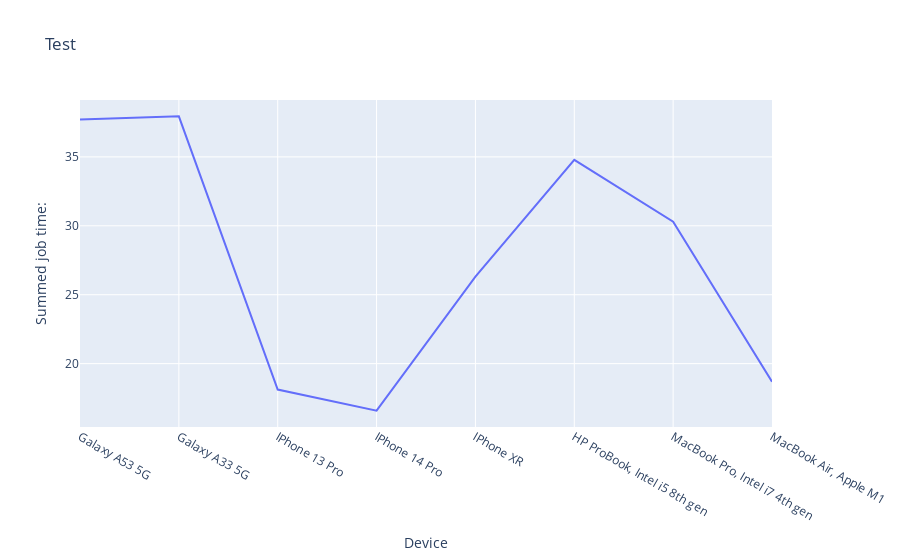

The notebook cell saved with this chart:
### Code cell
fig = px.line(df, x="Device", y="Summed job time:", title='Test')
#layout = go.Layout(yaxis=dict(tickformat=".2%"))
#fig.update_layout(yaxis_tickformat=".2%")
fig.update_yaxes(type='linear')

fig.show()

### Figure 1 — Plotly figure (JSON) as saved in the notebook; plotly's stock layout.template omitted (floating-point values rounded to 4 significant figures)
{"data": [{"hovertemplate": "Device=%{x}<br>Summed job time:=%{y}<extra></extra>", "legendgroup": "", "line": {"color": "#636efa", "dash": "solid"}, "marker": {"symbol": "circle"}, "mode": "lines", "name": "", "orientation": "v", "showlegend": false, "type": "scatter", "x": ["Galaxy A53 5G", "Galaxy A33 5G", "IPhone 13 Pro", "IPhone 14 Pro", "IPhone XR", "HP ProBook, Intel i5 8th gen", "MacBook Pro, Intel i7 4th gen", "MacBook Air, Apple M1"], "xaxis": "x", "y": ["37.71", "37.94", "18.12", "16.59", "26.31", "34.78", "30.30", "18.69"], "yaxis": "y"}], "layout": {"legend": {"tracegroupgap": 0}, "title": {"text": "Test"}, "xaxis": {"anchor": "y", "domain": [0, 1], "title": {"text": "Device"}}, "yaxis": {"anchor": "x", "domain": [0, 1], "title": {"text": "Summed job time:"}, "type": "linear"}}}
